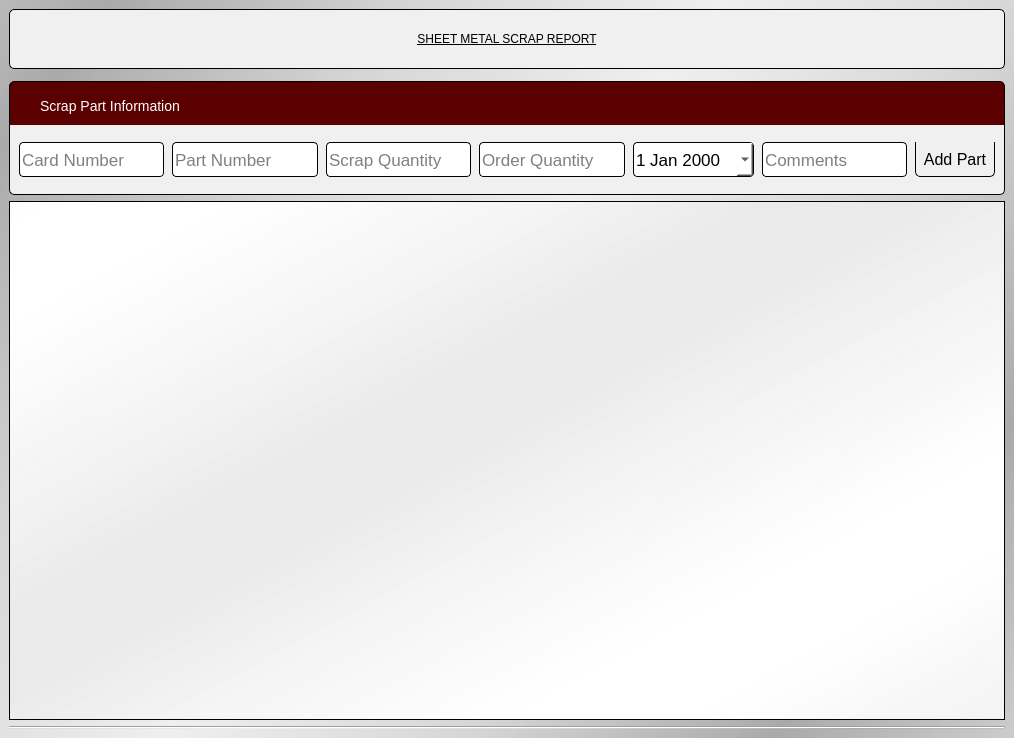
<?xml version="1.0" encoding="UTF-8"?>
<ui version="4.0">
 <class>Table</class>
 <widget class="QMainWindow" name="Table">
  <property name="geometry">
   <rect>
    <x>0</x>
    <y>0</y>
    <width>1014</width>
    <height>738</height>
   </rect>
  </property>
  <property name="sizePolicy">
   <sizepolicy hsizetype="Expanding" vsizetype="Expanding">
    <horstretch>0</horstretch>
    <verstretch>0</verstretch>
   </sizepolicy>
  </property>
  <property name="windowTitle">
   <string>Table</string>
  </property>
  <property name="styleSheet">
   <string notr="true">background-color: qlineargradient(spread:reflect, x1:0.073, y1:0.068, x2:0.534, y2:0.324227, stop:0 rgba(170, 170, 170, 255), stop:0.488764 rgba(213, 213, 213, 251), stop:1 rgba(239, 239, 239, 255));
color: rgb(0, 0, 0);
font: 75 10pt &quot;MS Shell Dlg 2&quot;;</string>
  </property>
  <widget class="QWidget" name="centralwidget">
   <property name="sizePolicy">
    <sizepolicy hsizetype="Expanding" vsizetype="Expanding">
     <horstretch>0</horstretch>
     <verstretch>0</verstretch>
    </sizepolicy>
   </property>
   <layout class="QVBoxLayout" name="verticalLayout_2">
    <item>
     <widget class="QLabel" name="label_2">
      <property name="minimumSize">
       <size>
        <width>0</width>
        <height>60</height>
       </size>
      </property>
      <property name="maximumSize">
       <size>
        <width>16777215</width>
        <height>60</height>
       </size>
      </property>
      <property name="styleSheet">
       <string notr="true">Border: 1px Solid;
text-decoration: underline;
font: 20pt &quot;Calibri&quot;;
border-radius: 5px;
background-color: rgb(240, 240, 240);</string>
      </property>
      <property name="text">
       <string>&lt;html&gt;&lt;head/&gt;&lt;body&gt;&lt;p align=&quot;center&quot;&gt;&lt;span style=&quot; text-decoration: underline;&quot;&gt;SHEET METAL SCRAP REPORT&lt;/span&gt;&lt;/p&gt;&lt;/body&gt;&lt;/html&gt;</string>
      </property>
      <property name="scaledContents">
       <bool>false</bool>
      </property>
      <property name="alignment">
       <set>Qt::AlignCenter</set>
      </property>
     </widget>
    </item>
    <item>
     <layout class="QVBoxLayout" name="verticalLayout">
      <property name="spacing">
       <number>0</number>
      </property>
      <item>
       <widget class="QLabel" name="label">
        <property name="minimumSize">
         <size>
          <width>0</width>
          <height>50</height>
         </size>
        </property>
        <property name="maximumSize">
         <size>
          <width>16777215</width>
          <height>37</height>
         </size>
        </property>
        <property name="font">
         <font>
          <family>MS Shell Dlg 2</family>
          <pointsize>-1</pointsize>
          <weight>9</weight>
          <italic>false</italic>
          <bold>false</bold>
         </font>
        </property>
        <property name="styleSheet">
         <string notr="true">border: 1px solid;
border-top-left-radius: 5px;
border-top-right-radius: 5px;
padding: 5px 0px;
color: rgb(255, 255, 255);
background-color: rgb(90, 0, 0);
max-height: 25px;
       font-size: 14px;
padding-left: 10px;</string>
        </property>
        <property name="text">
         <string>Scrap Part Information</string>
        </property>
        <property name="alignment">
         <set>Qt::AlignLeading|Qt::AlignLeft|Qt::AlignVCenter</set>
        </property>
        <property name="indent">
         <number>20</number>
        </property>
       </widget>
      </item>
      <item>
       <widget class="QFrame" name="frame">
        <property name="sizePolicy">
         <sizepolicy hsizetype="Expanding" vsizetype="Expanding">
          <horstretch>0</horstretch>
          <verstretch>0</verstretch>
         </sizepolicy>
        </property>
        <property name="minimumSize">
         <size>
          <width>0</width>
          <height>70</height>
         </size>
        </property>
        <property name="maximumSize">
         <size>
          <width>16777215</width>
          <height>70</height>
         </size>
        </property>
        <property name="styleSheet">
         <string notr="true">border: 1px solid;
background-color: rgb(240, 240, 240);
border-top: 0px;
	border-bottom-left-radius: 5px;
	border-bottom-right-radius: 5px;</string>
        </property>
        <property name="frameShape">
         <enum>QFrame::StyledPanel</enum>
        </property>
        <property name="frameShadow">
         <enum>QFrame::Raised</enum>
        </property>
        <layout class="QHBoxLayout" name="horizontalLayout">
         <property name="spacing">
          <number>8</number>
         </property>
         <item>
          <spacer name="horizontalSpacer_2">
           <property name="minimumSize">
            <size>
             <width>0</width>
             <height>20</height>
            </size>
           </property>
           <property name="maximumSize">
            <size>
             <width>16777215</width>
             <height>20</height>
            </size>
           </property>
           <property name="orientation">
            <enum>Qt::Horizontal</enum>
           </property>
           <property name="sizeType">
            <enum>QSizePolicy::Fixed</enum>
           </property>
           <property name="sizeHint" stdset="0">
            <size>
             <width>13</width>
             <height>20</height>
            </size>
           </property>
          </spacer>
         </item>
         <item>
          <widget class="QLineEdit" name="cNum">
           <property name="minimumSize">
            <size>
             <width>0</width>
             <height>35</height>
            </size>
           </property>
           <property name="maximumSize">
            <size>
             <width>16777215</width>
             <height>35</height>
            </size>
           </property>
           <property name="font">
            <font>
             <family>MS Shell Dlg 2</family>
             <pointsize>13</pointsize>
             <weight>50</weight>
             <italic>false</italic>
             <bold>false</bold>
            </font>
           </property>
           <property name="styleSheet">
            <string notr="true">font: 13pt &quot;MS Shell Dlg 2&quot;;
background-color: rgb(255, 255, 255);
border-radius: 4px;
border: 1px solid rgb(0,0,0);</string>
           </property>
           <property name="text">
            <string/>
           </property>
           <property name="placeholderText">
            <string>Card Number</string>
           </property>
          </widget>
         </item>
         <item>
          <widget class="QLineEdit" name="pNum">
           <property name="minimumSize">
            <size>
             <width>0</width>
             <height>35</height>
            </size>
           </property>
           <property name="maximumSize">
            <size>
             <width>16777215</width>
             <height>35</height>
            </size>
           </property>
           <property name="font">
            <font>
             <family>MS Shell Dlg 2</family>
             <pointsize>13</pointsize>
             <weight>50</weight>
             <italic>false</italic>
             <bold>false</bold>
            </font>
           </property>
           <property name="styleSheet">
            <string notr="true">background-color: rgb(255, 255, 255);
font: 13pt &quot;MS Shell Dlg 2&quot;;
border-radius: 4px;
border: 1px solid rgb(0,0,0);</string>
           </property>
           <property name="placeholderText">
            <string>Part Number</string>
           </property>
          </widget>
         </item>
         <item>
          <widget class="QLineEdit" name="sQty">
           <property name="minimumSize">
            <size>
             <width>0</width>
             <height>35</height>
            </size>
           </property>
           <property name="maximumSize">
            <size>
             <width>16777215</width>
             <height>35</height>
            </size>
           </property>
           <property name="font">
            <font>
             <family>MS Shell Dlg 2</family>
             <pointsize>13</pointsize>
             <weight>50</weight>
             <italic>false</italic>
             <bold>false</bold>
            </font>
           </property>
           <property name="styleSheet">
            <string notr="true">background-color: rgb(255, 255, 255);
border-radius: 4px;
border: 1px solid rgb(0,0,0);
font: 13pt &quot;MS Shell Dlg 2&quot;;</string>
           </property>
           <property name="placeholderText">
            <string>Scrap Quantity</string>
           </property>
          </widget>
         </item>
         <item>
          <widget class="QLineEdit" name="gQty">
           <property name="minimumSize">
            <size>
             <width>0</width>
             <height>35</height>
            </size>
           </property>
           <property name="maximumSize">
            <size>
             <width>16777215</width>
             <height>35</height>
            </size>
           </property>
           <property name="font">
            <font>
             <family>MS Shell Dlg 2</family>
             <pointsize>13</pointsize>
             <weight>50</weight>
             <italic>false</italic>
             <bold>false</bold>
            </font>
           </property>
           <property name="styleSheet">
            <string notr="true">background-color: rgb(255, 255, 255);
border-radius: 4px;
border: 1px solid rgb(0,0,0);
font: 13pt &quot;MS Shell Dlg 2&quot;;</string>
           </property>
           <property name="placeholderText">
            <string>Order Quantity</string>
           </property>
          </widget>
         </item>
         <item>
          <widget class="QDateEdit" name="dateIn">
           <property name="enabled">
            <bool>true</bool>
           </property>
           <property name="minimumSize">
            <size>
             <width>0</width>
             <height>35</height>
            </size>
           </property>
           <property name="maximumSize">
            <size>
             <width>16777215</width>
             <height>35</height>
            </size>
           </property>
           <property name="font">
            <font>
             <family>MS Shell Dlg 2</family>
             <pointsize>13</pointsize>
             <weight>50</weight>
             <italic>false</italic>
             <bold>false</bold>
            </font>
           </property>
           <property name="styleSheet">
            <string notr="true">background-color: rgb(255, 255, 255);
border-radius: 4px;
border: 1px solid rgb(0,0,0);
font: 13pt &quot;MS Shell Dlg 2&quot;;</string>
           </property>
           <property name="readOnly">
            <bool>false</bool>
           </property>
           <property name="keyboardTracking">
            <bool>true</bool>
           </property>
           <property name="calendarPopup">
            <bool>true</bool>
           </property>
          </widget>
         </item>
         <item>
          <widget class="QLineEdit" name="comIn">
           <property name="minimumSize">
            <size>
             <width>0</width>
             <height>35</height>
            </size>
           </property>
           <property name="maximumSize">
            <size>
             <width>16777215</width>
             <height>35</height>
            </size>
           </property>
           <property name="font">
            <font>
             <family>MS Shell Dlg 2</family>
             <pointsize>13</pointsize>
             <weight>50</weight>
             <italic>false</italic>
             <bold>false</bold>
            </font>
           </property>
           <property name="styleSheet">
            <string notr="true">background-color: rgb(255, 255, 255);
border-radius: 4px;
border: 1px solid rgb(0,0,0);
font: 13pt &quot;MS Shell Dlg 2&quot;;
</string>
           </property>
           <property name="placeholderText">
            <string>Comments</string>
           </property>
          </widget>
         </item>
         <item>
          <widget class="QPushButton" name="PartAddBtn">
           <property name="minimumSize">
            <size>
             <width>80</width>
             <height>35</height>
            </size>
           </property>
           <property name="maximumSize">
            <size>
             <width>16777215</width>
             <height>35</height>
            </size>
           </property>
           <property name="font">
            <font>
             <family>MS Shell Dlg 2</family>
             <pointsize>12</pointsize>
             <weight>50</weight>
             <italic>false</italic>
             <bold>false</bold>
            </font>
           </property>
           <property name="styleSheet">
            <string notr="true">border-radius: 4px;
font: 12pt &quot;MS Shell Dlg 2&quot;;
background-color: rgb(220, 220, 220);
border: 1px solid rgb(0,0,0);
Hover: {background-color: rgb(90, 0, 0);}
</string>
           </property>
           <property name="text">
            <string>Add Part</string>
           </property>
           <property name="iconSize">
            <size>
             <width>16</width>
             <height>16</height>
            </size>
           </property>
           <property name="default">
            <bool>false</bool>
           </property>
           <property name="flat">
            <bool>false</bool>
           </property>
          </widget>
         </item>
         <item>
          <spacer name="horizontalSpacer_3">
           <property name="minimumSize">
            <size>
             <width>0</width>
             <height>20</height>
            </size>
           </property>
           <property name="maximumSize">
            <size>
             <width>16777215</width>
             <height>20</height>
            </size>
           </property>
           <property name="orientation">
            <enum>Qt::Horizontal</enum>
           </property>
           <property name="sizeType">
            <enum>QSizePolicy::Fixed</enum>
           </property>
           <property name="sizeHint" stdset="0">
            <size>
             <width>10</width>
             <height>20</height>
            </size>
           </property>
          </spacer>
         </item>
        </layout>
       </widget>
      </item>
     </layout>
    </item>
    <item>
     <widget class="QTableView" name="scrapTable">
      <property name="styleSheet">
       <string notr="true">background-color: qlineargradient(spread:reflect, x1:0.073, y1:0.068, x2:0.438, y2:0.420818, stop:0.117978 rgba(255, 255, 255, 255), stop:0.589888 rgba(244, 244, 244, 251), stop:0.893258 rgba(234, 234, 234, 255));
alternate-background-color: rgb(236, 236, 236);</string>
      </property>
      <property name="alternatingRowColors">
       <bool>true</bool>
      </property>
      <property name="sortingEnabled">
       <bool>true</bool>
      </property>
      <attribute name="horizontalHeaderCascadingSectionResizes">
       <bool>false</bool>
      </attribute>
      <attribute name="horizontalHeaderDefaultSectionSize">
       <number>250</number>
      </attribute>
      <attribute name="horizontalHeaderStretchLastSection">
       <bool>true</bool>
      </attribute>
      <attribute name="verticalHeaderVisible">
       <bool>false</bool>
      </attribute>
      <attribute name="verticalHeaderMinimumSectionSize">
       <number>30</number>
      </attribute>
      <attribute name="verticalHeaderDefaultSectionSize">
       <number>30</number>
      </attribute>
     </widget>
    </item>
    <item>
     <widget class="Line" name="line">
      <property name="orientation">
       <enum>Qt::Horizontal</enum>
      </property>
     </widget>
    </item>
   </layout>
  </widget>
 </widget>
 <resources/>
 <connections/>
</ui>
